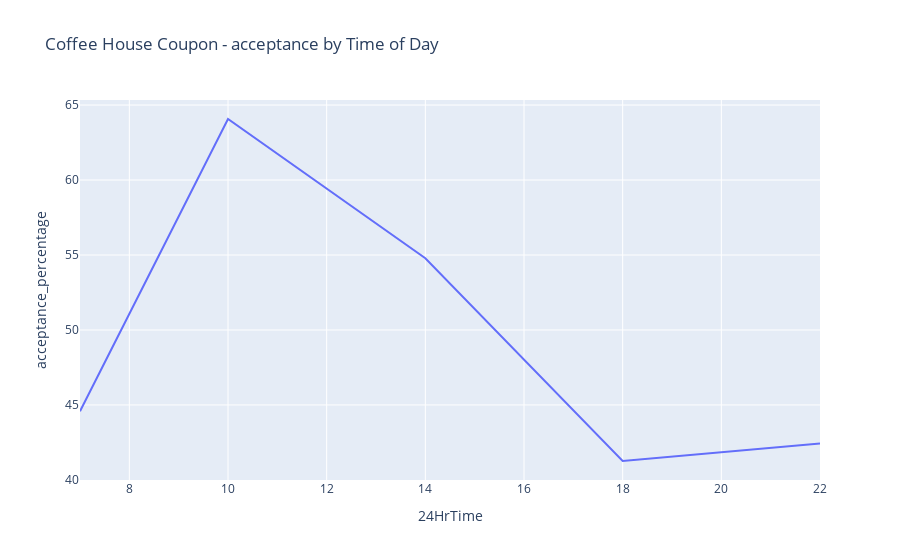

Notebook source saved alongside this figure:
### Code cell
coffee_house_time = coffee_house.groupby("24HrTime").agg({"24HrTime": 'size', 'Y':'sum'})
coffee_house_time.rename(columns={"24HrTime":"total_count","Y":"acceptance_count"},inplace=True)
coffee_house_time = coffee_house_time.reset_index()
coffee_house_time["acceptance_percentage"] = coffee_house_time["acceptance_count"]/coffee_house_time["total_count"]*100


fig = px.line(coffee_house_time, x="24HrTime", y="acceptance_percentage", title='Coffee House Coupon - acceptance by Time of Day')
fig.show()

### Figure 1 — Plotly figure (JSON) as saved in the notebook; plotly's stock layout.template omitted (floating-point values rounded to 4 significant figures)
{"data": [{"hovertemplate": "24HrTime=%{x}<br>acceptance_percentage=%{y}<extra></extra>", "legendgroup": "", "line": {"color": "#636efa", "dash": "solid"}, "marker": {"symbol": "circle"}, "mode": "lines", "name": "", "orientation": "v", "showlegend": false, "type": "scatter", "x": [7, 10, 14, 18, 22], "xaxis": "x", "y": [44.58, 64.07, 54.79, 41.26, 42.42], "yaxis": "y"}], "layout": {"legend": {"tracegroupgap": 0}, "title": {"text": "Coffee House Coupon - acceptance by Time of Day"}, "xaxis": {"anchor": "y", "domain": [0, 1], "title": {"text": "24HrTime"}}, "yaxis": {"anchor": "x", "domain": [0, 1], "title": {"text": "acceptance_percentage"}}}}
